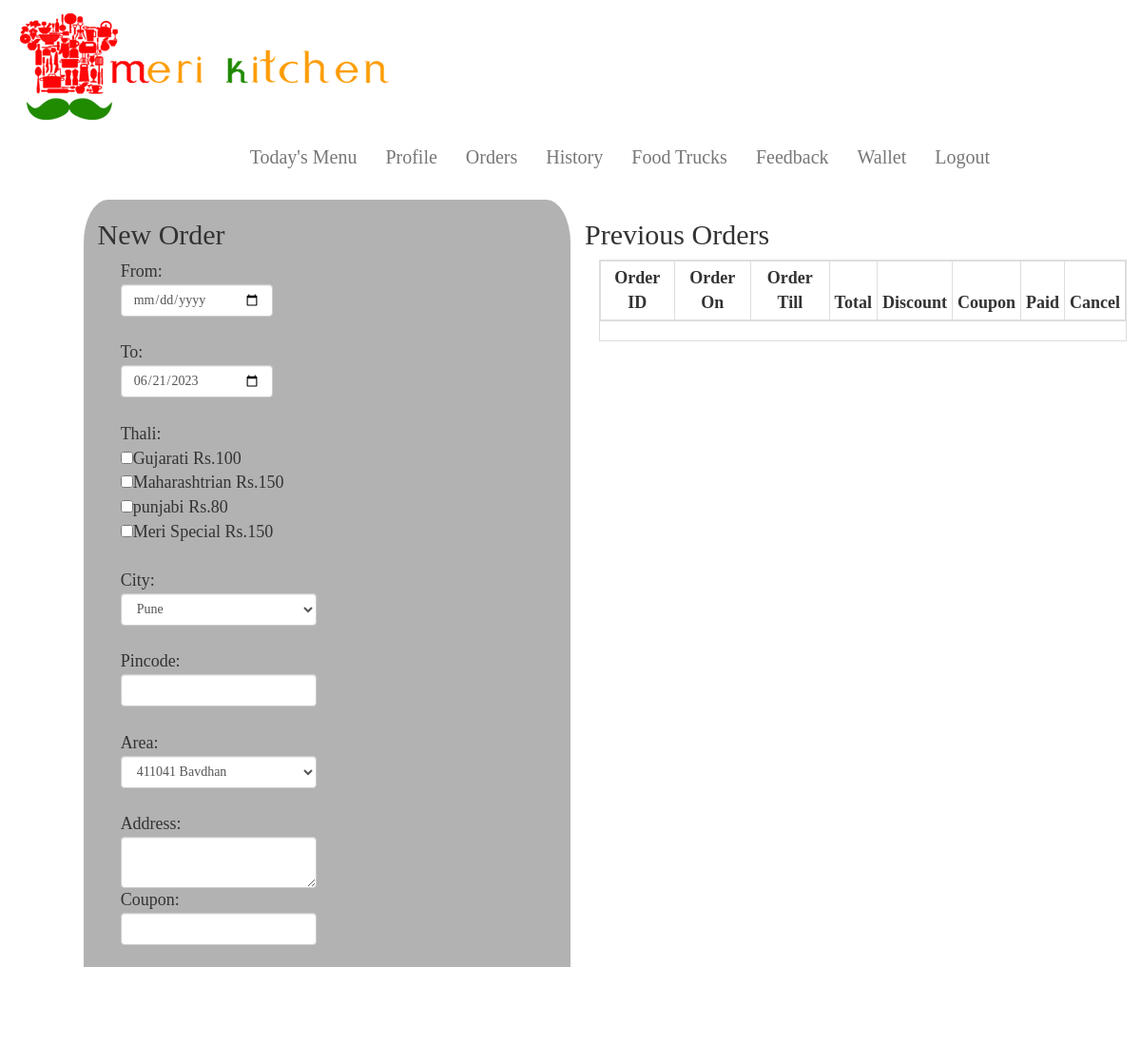
The app's page /view_orders.php (signed in) with its own data.
### tables this page shows
CREATE TABLE `thali` (
  `id` int(11) NOT NULL,
  `thali` varchar(20) NOT NULL,
  `price` int(20) NOT NULL,
  `is_deleted` int(11) NOT NULL
);

### view_orders.php (the view, shortened to what this page needs)
<?php
if(isset($_SESSION['uid']))
{
	?>
<?php include("frames/userheader.php");
	?>
<!doctype html>
<html>
<head>
<link rel="stylesheet" type="text/css" href="./assets/css/lightbox.css" />
 <link rel = "stylesheet" href="http://cdn.datatables.net/1.10.2/css/jquery.dataTables.min.css"></style>
</head>
<body>
<div class="row">
<div class="col-md-1" ></div>
	<div class="col-xs-12 col-md-5" style="background-color: rgba(0,0,0,0.30); padding-bottom: 6%; border-radius: 5%;">
		<h2>New Order</h2>
		<form style="margin-left: 5%;" action="data_request_handeller/send_order.php"  method="post">
			From:<input type="date" class="form-control" name="from" style="width: 35%;"  required><br>
			To:<input type="date" class="form-control" name="to" style="width: 35%;"  value="<?php echo date("Y-m-d");?>"><br>
			Thali:<br>
				<?php
				$op=mysql_query("select * from thali where is_deleted=0");
				while($r=mysql_fetch_array($op))
				{
					echo("<input type='checkbox' name='thali[ ]' class='thali' value='".$r['id']."'/>".$r['thali']." Rs.".$r['price']."<br>");
				}
				?>
			<br>
			City:
			<select class="form-control" style="width: 45%;" name="city">
				<?php
				$op=mysql_query("SELECT * from city");
				while($c=mysql_fetch_array($op))
				{
					echo("<option value='".$c['id']."'>".$c['name']." </option>");
				}
				?>
			</select><br>
			Pincode:<input type="text" class="form-control" id='field' style="width: 45%;" name="pin" /></br>
			Area:
			<select class="form-control" style="width: 45%;" id='area' name="area" >
			<?php
				$l = mysql_query("select * from loc ");
				while($ll = mysql_fetch_array($l))
				{
					echo("<option value='".$ll['id']."'>".$ll['pin']." ".$ll['name']." </option>");
				} ?>
			</select><br>
            	Address:<textarea class="form-control" style="width: 45%;" name="addr" required></textarea>
			Coupon:<input type="text" class="form-control" style="width: 45%;" name="cop" />
			<br>
			<button type="submit" class="col-xs-5 col-md-3" style=" background-color: bisque; border: none; margin-left: 10%;"><b>ORDER</b></button>
			<button type="reset" class="col-xs-5 col-md-3" style=" background-color: bisque; border: none; margin-left: 10%;"><b>RESET</b></button>
		</form>
	</div>
	<div class="col-xs-12 col-md-6" >
		<h2>Previous Orders</h2>
            <div class="table-responsive">
				<div class="col-md-12" style="overflow-x: auto">
				<div class =  "table-bordered results">
					 <table  class="table table-condensed table-bordered table-hover" id="mytable1">
    					<thead>
                         	<tr>
                         		<th><b><center>Order ID</center></b></th>
								<th><b> <center>Order On</center></b></th>
								<th><b><center>Order Till </center></b></th>
								<th><b><center> Total</center></b></th>
								<th><b><center> Discount</center></b></th>
								<th><b><center> Coupon</center></b></th>
								<th><b><center> Paid</center></b></th>
								<th><b><center> Cancel</center></b></th>
							</tr>
                         </thead>
					</table>
				</div>
			</div>
		</div>
	</div>
</div>
</body>
</html>
<?php
}
else
{
	header("location:index.php");
}
?>

### assets/css/main.css (style rules this page uses)
* { margin: 0px; padding: 0px; font-size: 18px; font-family: Futura; }
body { background-repeat: repeat; }

### records on screen
thali: thali "Gujarati", price "100"
thali: thali "Maharashtrian", price "150"
thali: thali "punjabi", price "80"
thali: thali "Meri Special", price "150"

### other values on screen
form field city "Pune"
form field area "411041 Bavdhan"
